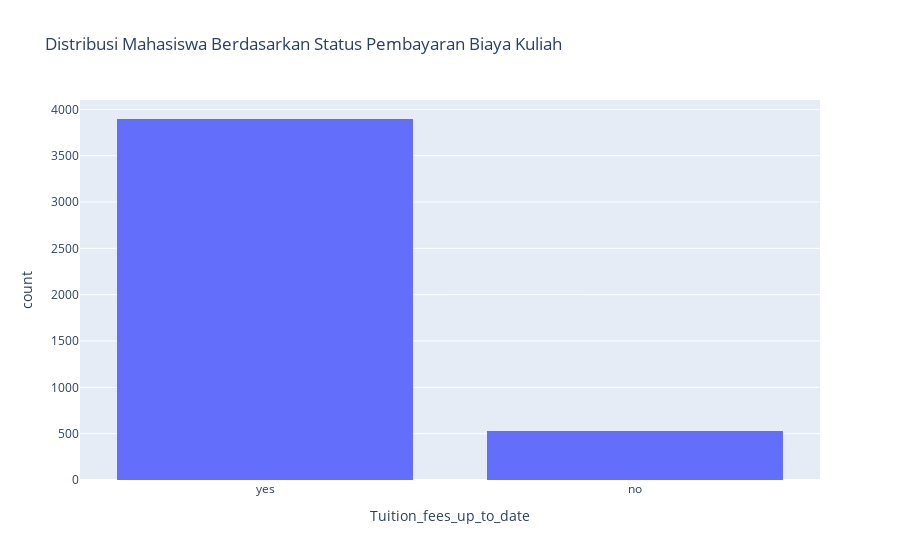

Write notebook code for a chart like this one.
### Code cell
# 7. Distribusi mahasiswa berdasarkan status pembayaran biaya kuliah
fig7 = px.histogram(df, x='Tuition_fees_up_to_date', title='Distribusi Mahasiswa Berdasarkan Status Pembayaran Biaya Kuliah')
fig7.show()

### Figure 1 — Plotly figure (JSON) as saved in the notebook; plotly's stock layout.template omitted (floating-point values rounded to 4 significant figures; data arrays with more than 128 entries replaced by an {"elided": "..."} marker saying what was removed)
{"data": [{"alignmentgroup": "True", "bingroup": "x", "hovertemplate": "Tuition_fees_up_to_date=%{x}<br>count=%{y}<extra></extra>", "legendgroup": "", "marker": {"color": "#636efa", "pattern": {"shape": ""}}, "name": "", "offsetgroup": "", "orientation": "v", "showlegend": false, "type": "histogram", "x": {"elided": "4424 str values"}, "xaxis": "x", "yaxis": "y"}], "layout": {"barmode": "relative", "legend": {"tracegroupgap": 0}, "title": {"text": "Distribusi Mahasiswa Berdasarkan Status Pembayaran Biaya Kuliah"}, "xaxis": {"anchor": "y", "domain": [0, 1], "title": {"text": "Tuition_fees_up_to_date"}}, "yaxis": {"anchor": "x", "domain": [0, 1], "title": {"text": "count"}}}}
